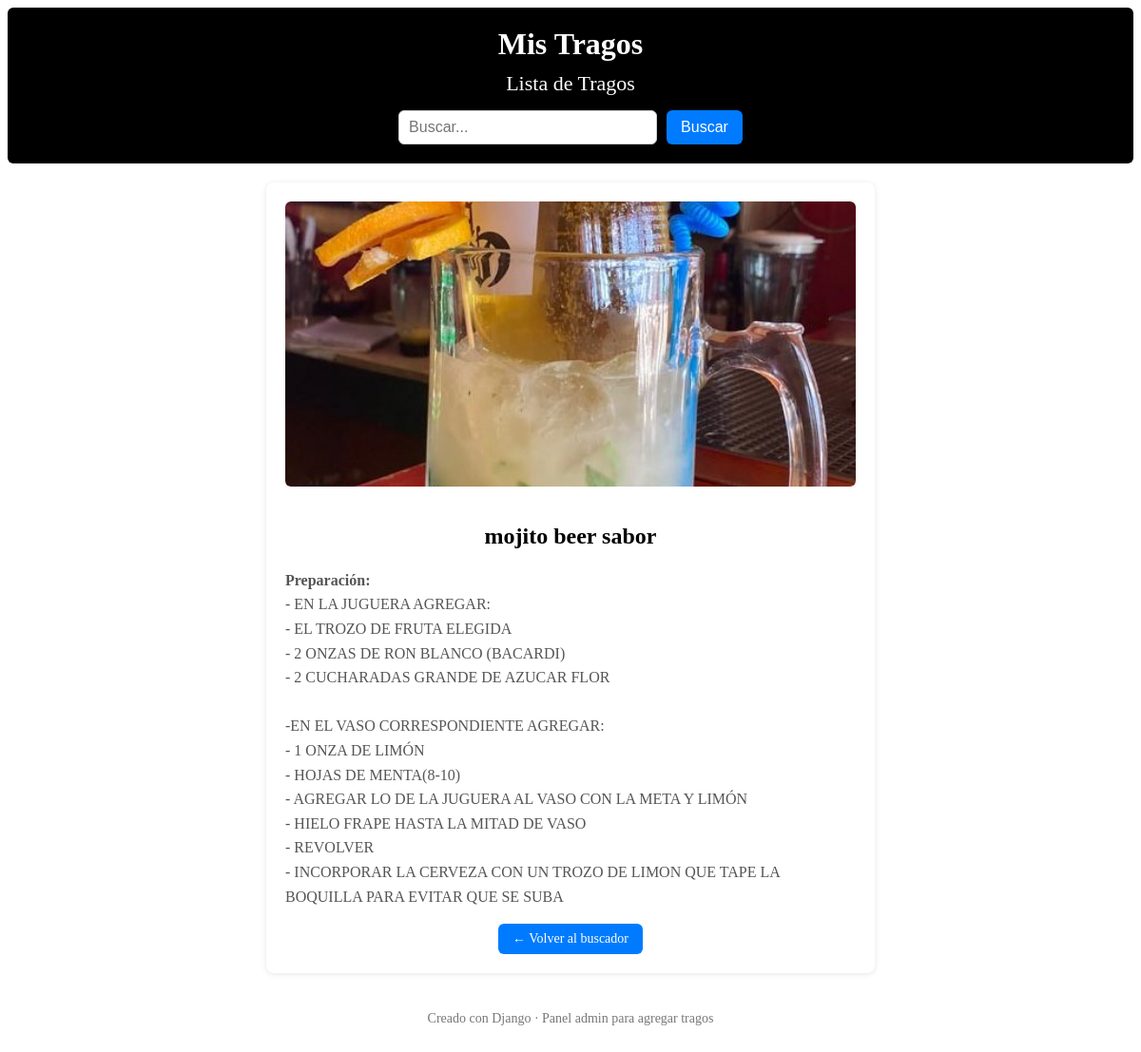
The app's page /trago/14/ with its own data.
### core/models.py (models this page shows, shortened)
class Trago(models.Model):
    nombre = models.CharField(max_length=100)
    preparacion = models.TextField()
    imagen = models.ImageField(upload_to='tragos/', blank=True, null=True)

### core/views.py (the view)
# urls.py: path('trago/<int:pk>/', views.detalle_trago, name='detalle'),
def detalle_trago(request, pk):
    trago = get_object_or_404(Trago, pk=pk)
    return render(request, 'core/detalle.html', {'trago': trago})

### core/templates/core/detalle.html (shortened to what this page needs)
{% extends "core/base.html" %}
{% block content %}
<div class="detalle-card">
    {% if trago.imagen %}
        <img src="{{ trago.imagen.url }}" alt="{{ trago.nombre }}" class="detalle-imagen">
    {% endif %}
    <h2>{{ trago.nombre }}</h2>
    <p><strong>Preparación:</strong><br>{{ trago.preparacion|linebreaksbr }}</p>
    <a href="{% url 'core:index' %}" class="btn-volver">← Volver al buscador</a>
</div>
{% endblock %}

### core/static/core/css/styles.css (style rules this page uses)
.btn, .btn-volver { padding: 8px 15px; border-radius: 6px; background: #007bff; color: #fff; text-decoration: none; display: inline-block; font-size: 14px; transition: background 0.3s; }
.tragos-container p { text-align: center; font-size: 16px; color: #555; margin-top: 20px; }
.detalle-card { background: #fff; padding: 20px; border-radius: 8px; box-shadow: 0 1px 6px rgba(0,0,0,0.1); max-width: 600px; margin: 0 auto; text-align: center; }
.detalle-card img.detalle-imagen { width: 100%; max-height: 300px; object-fit: cover; border-radius: 6px; margin-bottom: 15px; }
.detalle-card p { text-align: left; color: #555; line-height: 1.6; margin-top: 10px; }

### records on screen
Trago: imagen (picture), nombre "mojito beer sabor", preparacion "- EN LA JUGUERA AGREGAR: - EL TROZO DE FRUTA ELEGIDA - 2 ONZAS DE RON BLANCO (BACARDI) - 2 CUCHARADAS GRANDE DE AZUCAR FLOR -EN EL VASO CORRESPONDIENTE AGREGAR: - 1 ONZA DE LIMÓN - HOJAS DE MENTA(8-10) - AGREGAR LO DE LA JUGUERA AL VASO CON LA META Y LIMÓN - HIELO FRAPE HASTA LA MITAD DE VASO - REVOLVER - INCORPORAR LA CERVEZA CON UN TROZO DE LIMON QUE TAPE LA BOQUILLA PARA EVITAR QUE SE SUBA"
